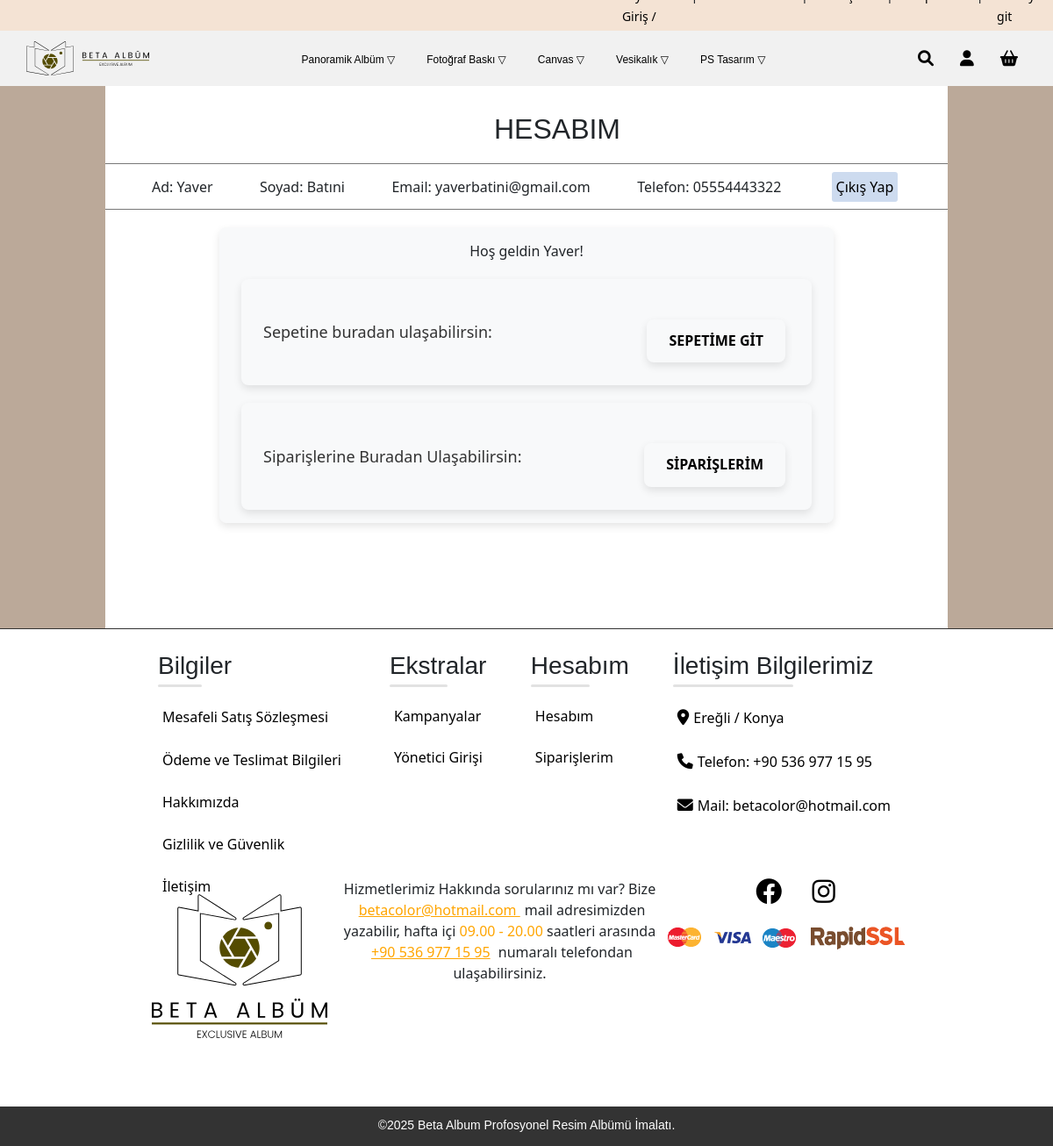
The page /Beta_Album/includes/login (signed in) on the database its author committed.
### tables this page shows
CREATE TABLE `kullanicilar` (
  `user_id` int(11) NOT NULL,
  `user_name` varchar(255) NOT NULL,
  `user_surname` varchar(255) NOT NULL,
  `phoneNumber` varchar(15) DEFAULT NULL,
  `tcKimlik` varchar(11) DEFAULT NULL,
  `email` varchar(255) NOT NULL,
  `password` varchar(255) NOT NULL,
  `sepet` text DEFAULT NULL
);

### Beta_Album/includes/login.php (the view, shortened to what this page needs)
<?php
include('config.php');
$user = null;
if (isset($_SESSION['user_id'])) {
    $user_id = $_SESSION['user_id'];
    $query = $conn->prepare("SELECT * FROM kullanicilar WHERE user_id = ?");
    $query->bind_param("i", $user_id);
    $query->execute();
    $result = $query->get_result();
    if ($result->num_rows > 0) {
        $user = $result->fetch_assoc();
    }
}
?>
<!DOCTYPE html>
<html lang="tr">
<head>
    <link rel="stylesheet" href="../css/backgraund.css">
    <link rel="stylesheet" href="../css/login.css">
</head>
<body class="body">
    <?php include('navbar.php'); ?>
    <div class="main">
        <?php if ($user): ?>
            <h1 class='head'>HESABIM</h1>
            <div class="login_user" >
            <p>Ad: <?= htmlspecialchars($user['user_name']) ?></p>
            <p>Soyad: <?= htmlspecialchars($user['user_surname']) ?></p>
            <p>Email: <?= htmlspecialchars($user['email']) ?></p>
            <p>Telefon: <?= htmlspecialchars($user['phoneNumber']) ?></p>
            <a href="logout">Çıkış Yap</a>
            </div>
            <div style="display: flex; justify-content: center;">
            <div class="welcome-container">
            Hoş geldin <?= htmlspecialchars($user['user_name']) ?>!
              <div>
              <p class="welcome-message">
        Sepetine buradan ulaşabilirsin:
    </p>
    <a href="Basket" class="basket-link">
        <div class="basket-button">
            <h3>SEPETİME GİT</h3>
        </div>
    </a>
              </div>
              <div>   <p class="welcome-message">Siparişlerine Buradan Ulaşabilirsin:</p>
    <a href="siparislerim" class="basket-link">
        <div class="basket-button">
            <h3>SİPARİŞLERİM</h3>
        </div>
    </a></div>
  </div>
</div>
        <?php endif; ?>
    </div>
    <?php include('footer.php'); ?>
</body>
</html>

### Beta_Album/css/backgraund.css (style rules this page uses)
.main { height: auto; margin-left: 100px; margin-right: 100px; padding-bottom: 10%; bottom: 0; background-color: #ffffff; align-items: center; }
.head { margin-left: 70px; padding-top: 30px; font-family: 'Century Gothic', sans-serif; font-weight: 20; }
body { background-color: #bba999!important; }

### Beta_Album/css/login.css (style rules this page uses)
body { font-family: Arial, sans-serif; background-color: #f4f4f4; margin: 0; padding: 0; }
.main { width: 80%; margin: 0 auto; height: auto; }
.welcome-container { display: flex; align-items: center; justify-content: space-between; flex-direction: column; background: #f8f9fa; padding: 15px 25px; border-radius: 8px; box-shadow: 0 4px 10px rgba(0, 0, 0, 0.1); margin-top: 20px; max-width: 700px; width: 100%; }
.welcome-container div { display: flex; align-items: center; justify-content: space-between; background: #f8f9fa; padding: 15px 25px; border-radius: 8px; box-shadow: 0 4px 10px rgba(0, 0, 0, 0.1); margin-top: 20px; max-width: 700px; width: 100%; }
.welcome-message { font-size: 18px; font-weight: 500; color: #333; margin: 0; }
.basket-link { text-decoration: none; display: flex; }
.basket-button { background: #4CAF50; color: #000000; padding: 12px 20px; border-radius: 6px; text-align: center; transition: background 0.3s ease-in-out; }
.basket-button h3 { margin: 0; font-size: 16px; font-weight: bold; }
.head { text-align: center; font-size: 2em; margin-bottom: 20px; }
.login_user { display: flex; gap: 2%; justify-content: space-between; padding-left: 5%; padding-right: 5%; border-top: 1px solid #787878; border-bottom: 1px solid #787878; }
.login_user a { color: #000000; margin: 1%; padding: 5px; background-color: #cddbef; text-decoration: none; border-radius: 3px; }
*, *::before, *::after { box-sizing: border-box; }
body { margin: 0; font-family: Roboto, -apple-system, 'Helvetica Neue', 'Segoe UI', Arial, sans-serif; background: #3b4465; }

### Beta_Album/css/index.css (style rules this page uses)
* { margin: 0; padding: 0; box-sizing: border-box; }
body { font-family: Arial, sans-serif; line-height: 1.6; }

### rows shown on the page
kullanicilar: user_name "Yaver", user_surname "Batıni", email "yaverbatini@gmail.com", phoneNumber "05554443322"

### other values the page prints
$group_name "Panoramik Albüm"
$group_name "Fotoğraf Baskı"
$group_name "Canvas"
$group_name "Vesikalık"
$group_name "PS Tasarım"
